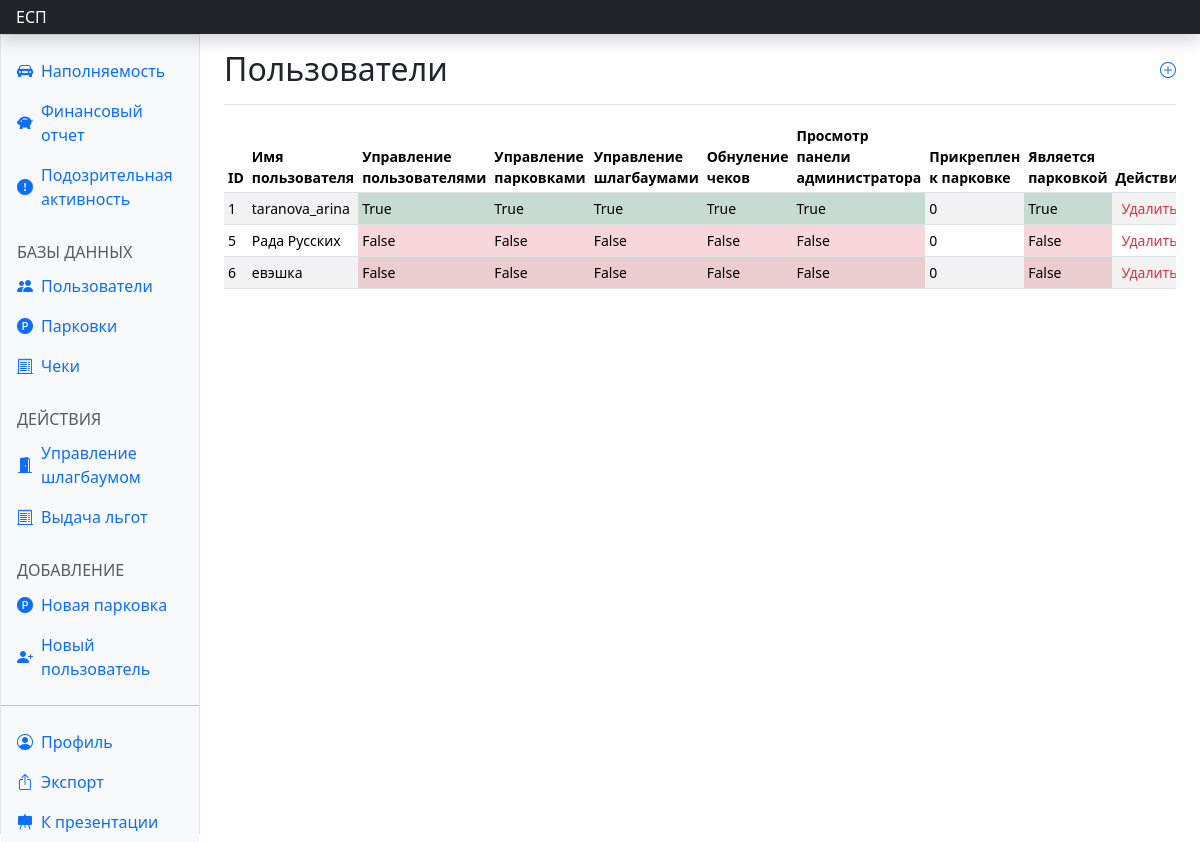
Page /dash_users/ (signed in) on the committed database.
### parkingapp/models.py (models this page shows, shortened)
class User(AbstractUser):
    card_num = models.PositiveBigIntegerField(default=0000)
    username = models.CharField(max_length=20, unique=True)
    phone_number = models.CharField(max_length=16, default=" ", unique=True)
    park_id = models.IntegerField(default=0)
    car_num = models.CharField(max_length=12, default='', unique=True)
    user_control = models.BooleanField(default=False)
    parking_control = models.BooleanField(default=False)
    barrier_control = models.BooleanField(default=False)
    coupon_control = models.BooleanField(default=False)
    admin_view = models.BooleanField(default=False)
    parking_lot_view = models.BooleanField(default=False)

### parkingapp/views.py (the view)
# urls.py: path('dash_users/', views.dash_users, name='dash_users'),
@login_required(redirect_field_name=None)
def dash_users(request):
    if not request.user.user_control:
        return redirect(reverse('parkingapp:dont_have_access'))
    if request.method == 'POST':
        value = request.POST.get('delete')
        user = User.objects.get(pk=value)
        user.delete()
    users = User.objects.all()
    context = {
        'title': '',
        'users': list(users),
    }
    return render(request, 'dash_users.html', context)

### parkingapp/templates/dash_users.html (shortened to what this page needs)
{% extends 'dash_base.html' %}
{% block usersact %}active{% endblock %}
{% block content %}
<main class="col-md-9 ms-sm-auto col-lg-10 px-md-4">
  <div class="d-flex justify-content-between flex-wrap flex-md-nowrap align-items-center pt-3 pb-2 mb-3 border-bottom">
    <h1 class="h2">Пользователи</h1>
    <a href="{% url 'parkingapp:signadmin' %}" class="text-decoration-none mb-2"><i class="bi bi-plus-circle"></i></a>
  </div>
  <div class="table-responsive small">
    <table class="table table-striped table-sm">
      <thead>
        <tr>
          <th scope="col">ID</th>
          <th scope="col">Имя пользователя</th>
          <th scope="col">Управление пользователями</th>
          <th scope="col">Управление парковками</th>
          <th scope="col">Управление шлагбаумами</th>
          <th scope="col">Обнуление чеков</th>
          <th scope="col">Просмотр панели администратора</th>
          <th scope="col">Прикреплен к парковке</th>
          <th scope="col">Является парковкой</th>
          <th scope="col">Действие</th>
        </tr>
      </thead>
      <tbody class="align-middle">
        {% for el in users %}
        <tr>
          <td>{{ el.pk }}</td>
          <td>{{ el.username }}</td>
          <td class="{% if el.user_control %} bg-success-subtle {% else %} bg-danger-subtle {% endif %}">
            {{ el.user_control }}</td>
          <td class="{% if el.parking_control %} bg-success-subtle {% else %} bg-danger-subtle {% endif %}">
            {{ el.parking_control }}</td>
          <td class="{% if el.barrier_control %} bg-success-subtle {% else %} bg-danger-subtle {% endif %}">
            {{ el.barrier_control }}</td>
          <td class="{% if el.coupon_control %} bg-success-subtle {% else %} bg-danger-subtle {% endif %}">
            {{ el.coupon_control }}</td>
          <td class="{% if el.admin_view %} bg-success-subtle {% else %} bg-danger-subtle {% endif %}">
            {{ el.admin_view }}</td>
          <td>{{ el.park_id }}</td>
          <td class="{% if el.parking_lot_view %} bg-success-subtle {% else %} bg-danger-subtle {% endif %}">
            {{ el.parking_lot_view }}</td>
          <td><button class="text-danger" type="button" data-bs-whatever="{{el.pk}}" data-bs-toggle="modal"
              data-bs-target="#exampleModal" style="border: none; background: none;">Удалить</button></td>
        </tr>
        {% endfor %}
      </tbody>
    </table>
  </div>
</main>
{% endblock %}

### parkingapp/templates/dash_base.html (style rules this page uses)
.bi { vertical-align: -.125em; fill: currentColor; }

### rows in the picture
User: pk "1", username "taranova_arina", user_control "True", parking_control "True", barrier_control "True", coupon_control "True", admin_view "True", park_id "0", parking_lot_view "True"
User: pk "5", username "Рада Русских", user_control "False", parking_control "False", barrier_control "False", coupon_control "False", admin_view "False", park_id "0", parking_lot_view "False"
User: pk "6", username "евэшка", user_control "False", parking_control "False", barrier_control "False", coupon_control "False", admin_view "False", park_id "0", parking_lot_view "False"
